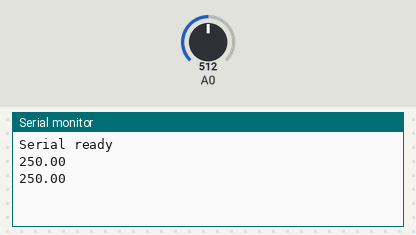
Recording of a sketch running on a simulated Arduino Uno, built with avr-gcc and run on an emulated ATmega328P. Shown: the last lines printed to the serial monitor. Inputs (shaded band) come from the test bench; at power-on: A0 = 512. WiFi joins after 1.5 s; servers stay silent unless stated.

Above: at 1.8 s.
1.9 s: A0 set to 716
At 2.8 s:
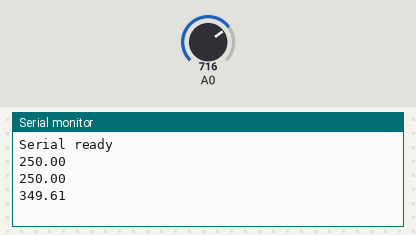
3.4 s: A0 set to 900
At 4.6 s:
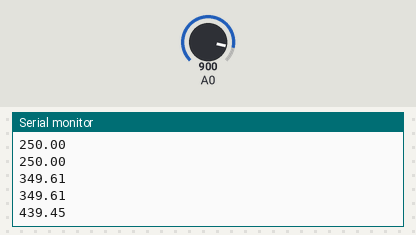
Timing chart, 0 to 6.4 s (numbered marks = the images above; inputs shaded):
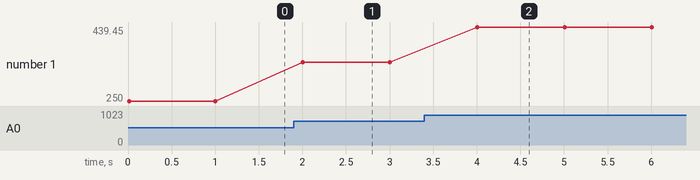

Measured:
- after the input at 1.9 s, the serial monitor: prints a new line after 0.10 s (image 1)
- after the input at 3.4 s, the serial monitor: prints a new line after 0.61 s (image 2)
- plotted number 1: 250 → 349.61 after the input at 1.9 s, 349.61 → 439.45 after the input at 3.4 s

The sketch:

ArduinoTemp_Code.ino
```cpp
  #include <SPI.h>
  #include <Ethernet.h>
  #include <EthernetUdp.h>
  EthernetUDP Udp;

  int lm35Pin = 0;
  char  buffer[7];      //
  unsigned int port = 6000;
  byte mac[] = { 0xDE, 0xAD, 0xBE, 0xEF, 0xFE, 0xED };
  IPAddress ip(192, 168, 1, 9);


 float getTemperatureC(int pin)
 {
    int valueIn = analogRead(pin);
    float temperature = (valueIn * 5.0 *100) /1024.0;
    return temperature;
 }

void setup() {

      Serial.begin(9600);
      Serial.println("Serial ready");
      Ethernet.begin(mac,ip);
      Udp.begin(port);

    }


 void loop() {

     float temperatureC;
     temperatureC = getTemperatureC(lm35Pin);
     Serial.println(temperatureC);

     dtostrf(temperatureC, 6, 2, buffer);

     Udp.beginPacket(IPAddress(192, 168, 1, 3), port);
     Udp.write(buffer);
     Udp.endPacket();
     delay(1000);
  }
```
